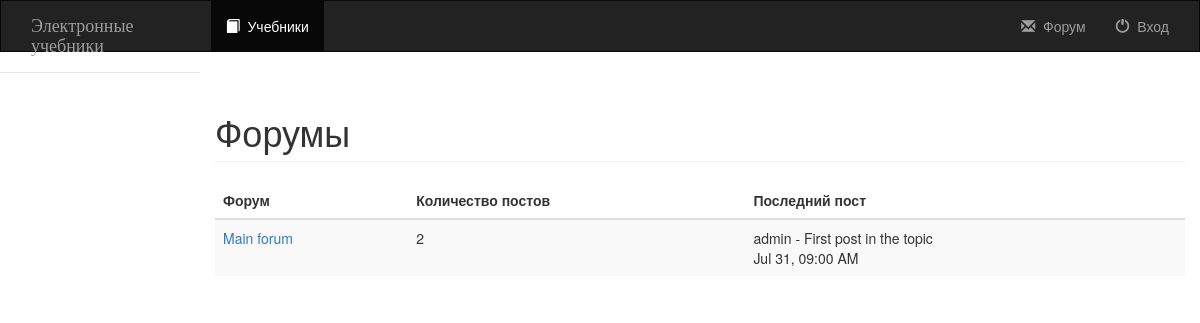
The app's page /forum/ with its own data.
### cms_forum/models.py (models this page shows, shortened)
class Forum(models.Model):
    title = models.CharField(max_length=60, verbose_name="Название форума")
    description = models.TextField(blank=True, default='')
    updated = models.DateTimeField(auto_now=True, verbose_name="Дата обновления")
    created = models.DateTimeField(auto_now=True, verbose_name="Дата публикации")
    creator = models.ForeignKey(User, blank=True, null=True, verbose_name="Автор форума")
    def num_posts(self):
        return sum([t.num_posts() for t in self.topic_set.all()])
    def last_post(self):
        if self.topic_set.count():
            last = None
            for t in self.topic_set.all():
                l = t.last_post()
                if l:
                    if not last: last = l
                    elif l.created > last.created: last = l
            return last

class Topic(models.Model):
    title = models.CharField(max_length=60, verbose_name="Название топика")
    description = models.TextField(max_length=10000, blank=True, null=True)
    forum = models.ForeignKey(Forum)
    created = models.DateTimeField(auto_now=True, verbose_name="Дата публикации")
    creator = models.ForeignKey(User, blank=True, null=True, verbose_name="Автор топика")
    updated = models.DateTimeField(auto_now=True, verbose_name="Дата обновления")
    closed = models.BooleanField(blank=True, default=False)
    def num_posts(self):
        return self.post_set.count()
    def last_post(self):
        if self.post_set.count():
            return self.post_set.order_by("created")[0]

class Post(models.Model):
    title = models.CharField(max_length=60, verbose_name="Название поста")
    created = models.DateTimeField(auto_now_add=True, verbose_name="Дата публикации")
    creator = models.ForeignKey(User, blank=True, null=True, verbose_name="Автор поста")
    updated = models.DateTimeField(auto_now=True, verbose_name="Дата обновления")
    topic = models.ForeignKey(Topic)
    body = models.TextField(max_length=10000, verbose_name="Текст поста")
    user_ip = models.GenericIPAddressField(blank=True, null=True)
    def short(self):
        return u"%s - %s\n%s" % (self.creator, self.title, self.created.strftime("%b %d, %I:%M %p"))
    short.allow_tags = True

### cms_forum/views.py (the view)
def index(request):
    forums = Forum.objects.all()
    return render(request, "cms_forum/list.html", {'forums': forums, 'user': request.user})

### cms_forum/templates/cms_forum/list.html
{% extends "base.html" %}
{% block content_title %}Форумы{% endblock content_title %}
{% block content %}
    <div class="table-responsive">
        <table class="table table-striped">
            <thead>
                <tr>
                  <th>Форум</th>
                  <th>Количество постов</th>
                  <th>Последний пост</th>
                </tr>
            </thead>
            <tbody>
            {% for forum in forums %}
                <tr>
                  <td {% if forloop.last %}class="last"{% endif %}>
                    <div class="title"> <a href="{% url 'forum:forum-detail' forum.pk %}">{{ forum.title }}</a></div></td>
                  <td {% if forloop.last %}class="last"{% endif %}>{{ forum.num_posts }} </td>
                  <td {% if forloop.last %}class="last"{% endif %}>
                    {{ forum.last_post.short|linebreaksbr }}</td>
            {% endfor %}
            </tbody>
        </table>
    </div>
{% endblock content %}

### records on screen
Forum: title "Main forum", num_posts "2", last_post.short "admin - First post in the topic Jul 31, 09:00 AM"
